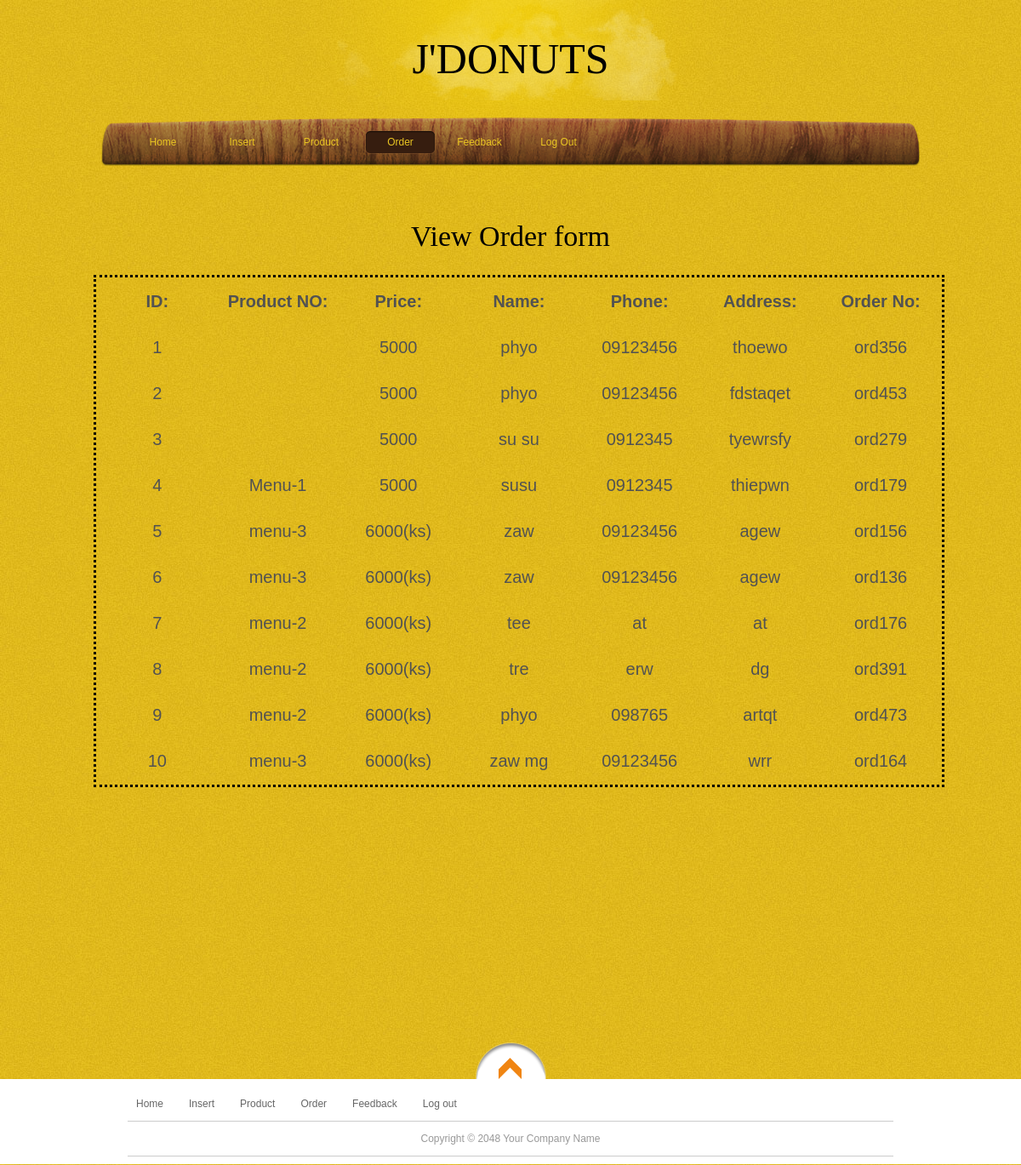
Page /admin/view-order.php (signed in) on the committed database.
### tables this page shows
CREATE TABLE IF NOT EXISTS `orders` (
  `ord_id` int(11) NOT NULL AUTO_INCREMENT,
  `productno` varchar(50) NOT NULL,
  `price` varchar(30) NOT NULL,
  `name` varchar(30) NOT NULL,
  `phone` varchar(20) NOT NULL,
  `address` varchar(50) NOT NULL,
  `order_no` varchar(30) NOT NULL,
  PRIMARY KEY (`ord_id`)
);

### admin/view-order.php (the view, shortened to what this page needs)
<?php
if($_SESSION['sid']=="")
{
header('location:index.php');
}
else{
 ?>
<!DOCTYPE html PUBLIC "-//W3C//DTD XHTML 1.0 Transitional//EN" "http://www.w3.org/TR/xhtml1/DTD/xhtml1-transitional.dtd">
<html xmlns="http://www.w3.org/1999/xhtml">
<head>
<link href="tooplate_style.css" rel="stylesheet" type="text/css" />
<link rel="stylesheet" href="css/slimbox2.css" type="text/css" media="screen" />
<link rel="stylesheet" href="css/nivo-slider.css" type="text/css" media="screen" />
</head>
<body>
<div id="tooplate_wrapper">
<h1 align="center">J'DONUTS</h1>
	<div id="tooplate_header">
    	<a href="index.html" class="sitetitle">Wood Stock</a>
        <div id="tooplate_menu">
            <ul>
                <li><a href="home.php">Home</a></li>
                <li><a href="insert.php" >Insert</a></li>
                <li><a href="view-product.php">Product</a></li>
                <li><a href="view-order.php" class="selected">Order</a></li>
				<li><a href="view-feedback.php">Feedback</a></li>
				<li><a href="logout.php">Log Out</a></li>
            </ul>
        </div>
    </div>
    <div id="tooplate_main">
    	<h2 align="center"> View Order form</h2>
       <table  style="border-color:#000000;border-style: dotted;margin-left:-40px;" width="1000px" align="left" >
					<tr><th width="100px" height="50px">ID:</th>
						<th width="100px" height="50px">Product NO:</th>
						<th width="100px" height="50px">Price:</th>
						<th width="100px" height="50px">Name:</th>
						<th width="100px" height="50px">Phone:</th>
						<th width="100px" height="50px">Address:</th>
						<th width="100px" height="50px">Order No:</th>
					 </tr>
					 <?php
						$sel=mysql_query("select * from orders ");
						while($row=mysql_fetch_array($sel))
							{
									$id=$row['ord_id'];
									$prodno=$row['productno'];
									$price=$row['price'];
									$name=$row['name'];
									$phone=$row['phone'];
									$address=$row['address'];
									$ordno=$row['order_no'];
						?>
					 <tr>
						<td width="100px" height="50px"><?php echo $id; ?></td>
						<td width="100px" height="50px"><?php echo $prodno; ?></td>
						<td width="100px" height="50px"><?php echo $price; ?></td>
						<td width="100px" height="50px"><?php echo $name; ?></td>
						<td width="100px" height="50px"><?php echo $phone; ?></td>
						<td width="100px" height="50px"><?php echo $address; ?></td>
						<td width="100px" height="50px"><?php echo $ordno; ?></td>
					  </tr>
					<?php
							}
					?>
					</table>
    </div>
    <div style="display:none;" class="nav_up" id="nav_up"></div>
</div>
<div id="tooplate_footer_wrapper">
	<div id="tooplate_footer">
    	<div class="col_4">
           <ul class="nobullet bottom_list">
            	<li><a href="home.php">Home</a></li>
                <li><a href="insert.php">Insert</a></li>
                <li><a href="view-product.php">Product</a></li>
                <li><a href="view-order.php.">Order</a></li>
				 <li><a href="view-feedback.php">Feedback</a></li>
				  <li><a href="logout.php">Log out</a></li>
            </ul>
        </div>
        <div id="tooplate_copyright">
			Copyright © 2048 Your Company Name
		</div>
    </div>
</div>
<?php }  ?>
</body>
</html>

### admin/tooplate_style.css (style rules this page uses)
body { margin: 0; padding: 0; color: #525252; font-family: Verdana, Arial, Helvetica, sans-serif; font-size: 12px; line-height: 18px; background-color: #e6be1d; background-image: url(images/tooplate_body.jpg); background-repeat: repeat; }
h1, h2, h3, h4, h5, h6 { color:#000; font-weight:400; padding: 0; margin: 0 0 10px 0; font-family: Georgia, "Times New Roman", Times, serif; }
h1 { font-size:50px; margin-bottom: 35px }
h2 { font-size:34px; margin-bottom: 30px; line-height: 30px; }
a:link, a:visited { color:#000; text-decoration: none }
ul.nobullet { margin: 0; padding: 0; list-style: none }
ul.nobullet li { margin: 0; padding:10px 20px 10px 10px;float:left; }
.col_4 { width:500px; }
.col_2, .col_3, .col_4, .col_23, .col_34 { float:left; margin: 0 60px 0 0 }
#tooplate_wrapper { width: 962px; margin: 0 auto; padding: 60px 10px 0; background: url(images/tooplate_wrapper.png) center top no-repeat }
#tooplate_header { position: relative; width: 962px; margin-top:130px; }
#tooplate_main { clear: both; margin: 0; padding: 50px 31px }
#tooplate_footer_wrapper { clear: both; width: 100%; height:100px; background: #fff; }
#tooplate_footer { width: 900px; margin: 0 auto; padding: 10px; }
a.sitetitle { display: block; font-size: 12px; margin: 0 auto; font-family: Georgia, "Times New Roman", Times, serif; width: 400px; height: 50px; color: #acacac; text-indent: -10000px; margin-bottom: 30px; }
#tooplate_menu { clear: both; width: 900px; height: 28px;margin-top:-150px; margin-bottom: 5px; padding: 15px 31px 14px; background: url(images/tooplate_menubar.png) }
#tooplate_menu ul { margin: 0; padding: 0; list-style: none }
#tooplate_menu ul li { display: block; float: left; margin: 0; padding: 0 }
#tooplate_menu ul li a { display: block; float: left; margin-right: 10px; width: 83px; height: 28px; line-height: 28px; text-align: center; color: #eac623 }
#tooplate_menu ul li a.selected { background: url(images/tooplate_menu_hover.png) }
#nav_up { display: block; margin: 0 auto; width: 83px; height: 43px;margin-top:250px; cursor: pointer; background: url(images/tooplate_gototop.png) }
#tooplate_footer { color: #999 }
#tooplate_footer a { color: #666 }
#tooplate_copyright { margin-top: 1px; border: 1px solid #ccc; border-left: 0; border-right: 0; color: #999; text-align: center; width: 900px; height: 40px; line-height: 40px; background: url(images/tooplate_copyright.png) center }
tr,td { font-size:20px; }
td { text-align:center; }

### rows in the picture
orders: ord_id "1", price "5000", name "phyo", phone "09123456", address "thoewo", order_no "ord356"
orders: ord_id "2", price "5000", name "phyo", phone "09123456", address "fdstaqet", order_no "ord453"
orders: ord_id "3", price "5000", name "su su", phone "0912345", address "tyewrsfy", order_no "ord279"
orders: ord_id "4", productno "Menu-1", price "5000", name "susu", phone "0912345", address "thiepwn", order_no "ord179"
orders: ord_id "5", productno "menu-3", price "6000(ks)", name "zaw", phone "09123456", address "agew", order_no "ord156"
orders: ord_id "6", productno "menu-3", price "6000(ks)", name "zaw", phone "09123456", address "agew", order_no "ord136"
orders: ord_id "7", productno "menu-2", price "6000(ks)", name "tee", phone "at", address "at", order_no "ord176"
orders: ord_id "8", productno "menu-2", price "6000(ks)", name "tre", phone "erw", address "dg", order_no "ord391"
orders: ord_id "9", productno "menu-2", price "6000(ks)", name "phyo", phone "098765", address "artqt", order_no "ord473"
orders: ord_id "10", productno "menu-3", price "6000(ks)", name "zaw mg", phone "09123456", address "wrr", order_no "ord164"
